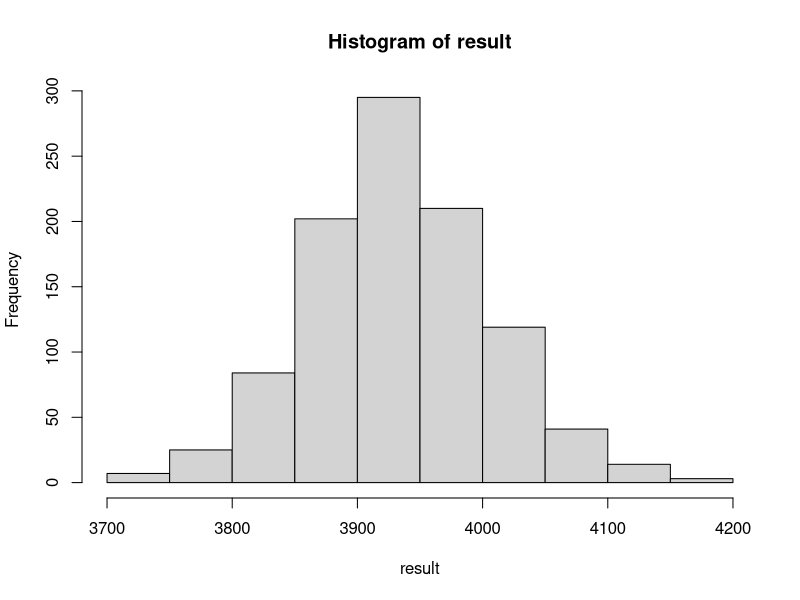

The R source for this figure:
## Central Limit Theorem
library(ggplot2)
library(tidyverse)
library(dplyr)

mu_price <- diamonds %>%
  summarise(mean(price)) %>% # the results of this line is the df object
  pull() # convert df object into the mumeric

# random sampling, bigger the sample, the less variance in stat value ('mean' for this case)
diamonds %>%
  sample_n(30000) %>%
  summarise(mean(price)) %>%
  pull()

# run simulation 1000 times, you'll see that the distribution of mean is in the normal distribution curves
result <- replicate(n=1000,
                    expr = {diamonds %>%
                            sample_n(3000) %>%
                            summarise(mean(price)) %>%
                            pull()})

hist(result) # call for histogram of results.
mean(result) # call for mean of results.
